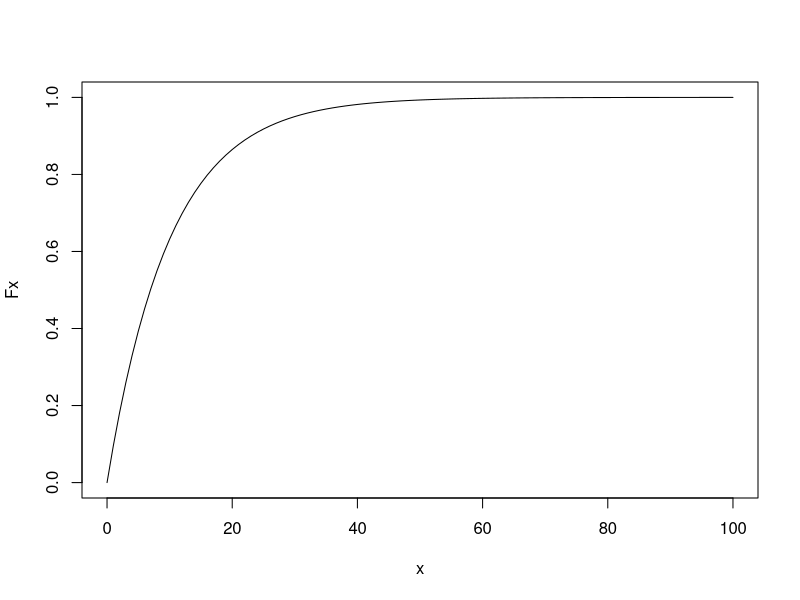
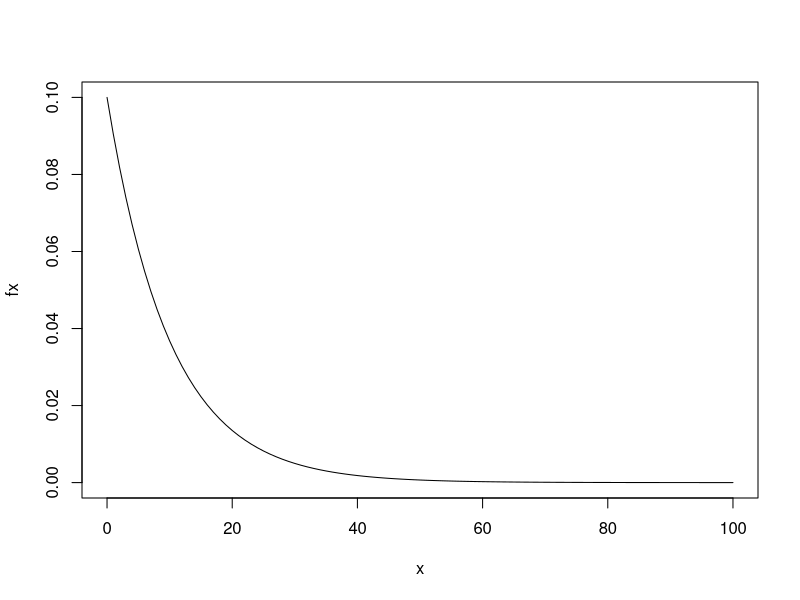
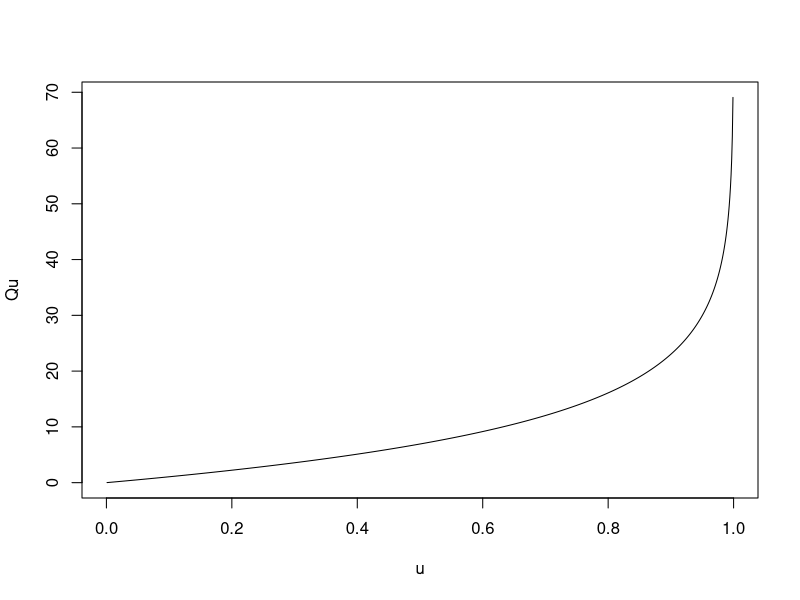
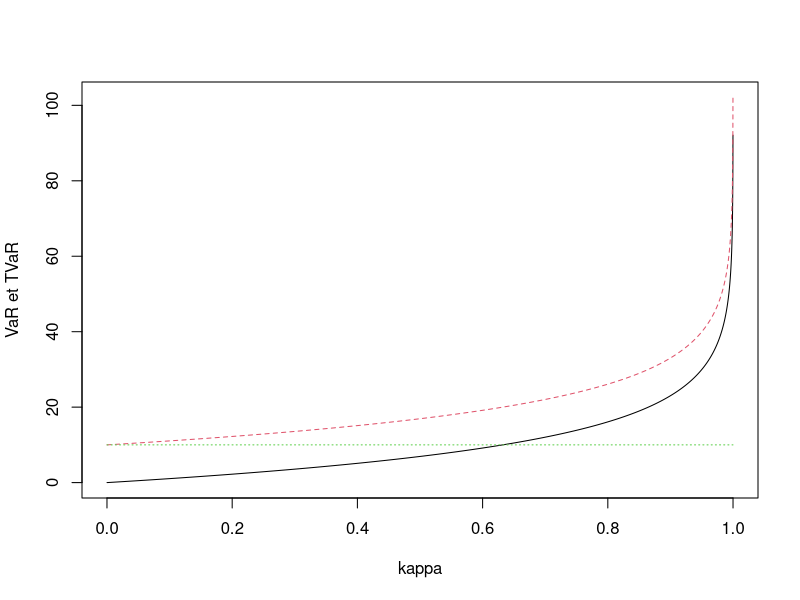
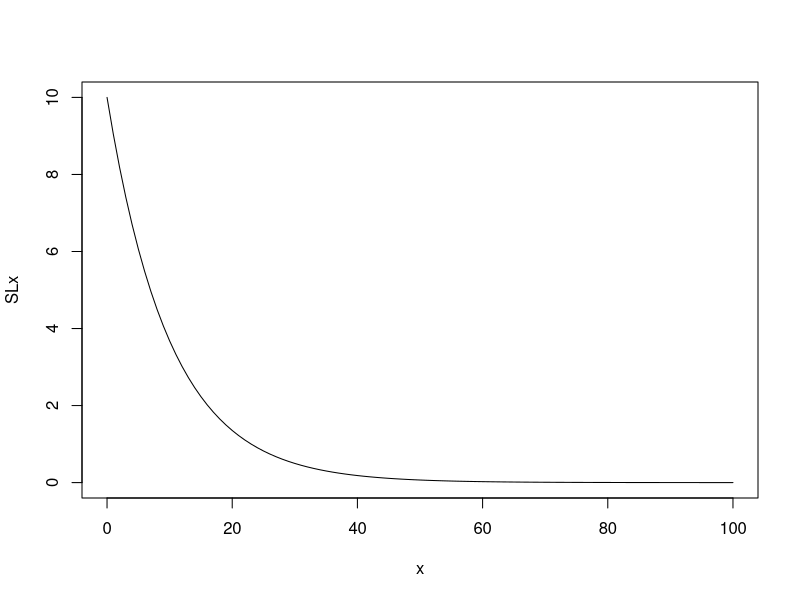
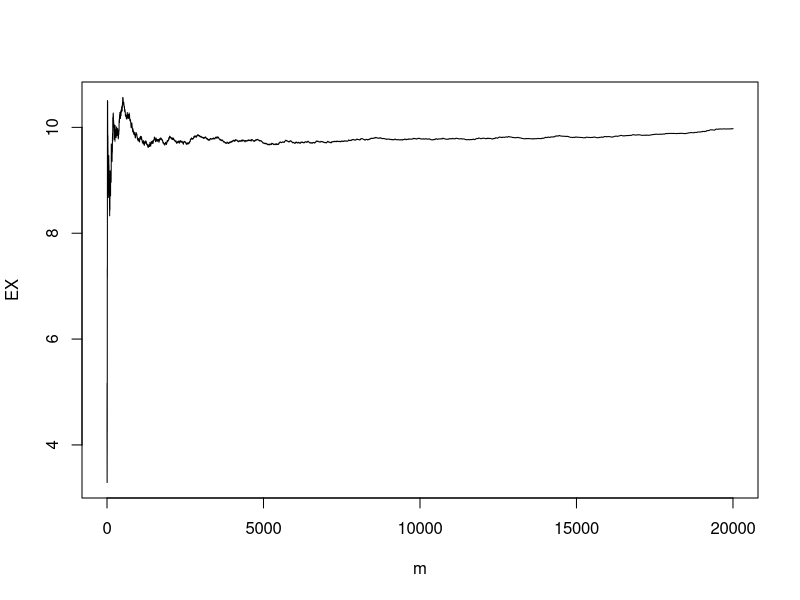
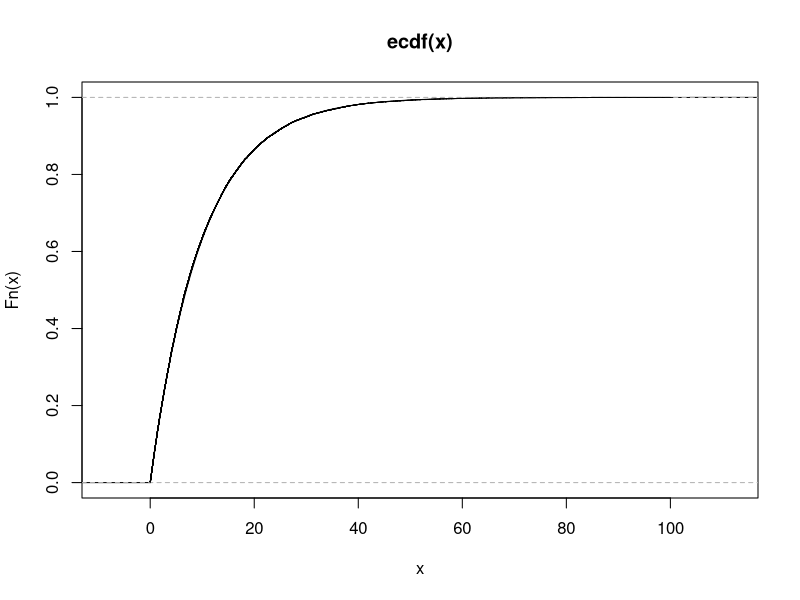

The R source for these figures, in order:
# Lyon A2018
#
# Séance : lundi 2018-11-05
#
# Loi exponentielle
bet<-1/10
EX<-1/bet
EX
# Fonction de répartition
x<-0:100
Fx<-pexp(x,bet)
Fx
plot(x,Fx,type="l",xlab="x",ylab="Fx")

# Fonction de densité
x<-0:100
fx<-dexp(x,bet)
fx
plot(x,fx,type="l",xlab="x",ylab="fx")

#Fonction quantile
u<-(1:999)/1000
Qu<-qexp(u,bet)
Qu
plot(u,Qu,type="l",xlab="u",ylab="Qu")

#VaR et TVaR
kap<-(1:9999)/10000
VaRX<-qexp(kap,bet)
TVaRX<-VaRX+1/bet
matplot(kap,cbind(VaRX,TVaRX,rep(1/bet,9999)),type="l",xlab="kappa",ylab="VaR et TVaR")

#Fonction stop-losss
x<-0:100
SLx<-(1/bet)*exp(-bet*x)
SLx
plot(x,SLx,type="l",xlab="x",ylab="SLx")

#Methode MC
set.seed(2018)
nsim<-20000
U<-runif(nsim)
X<-qexp(U,bet)
#X<--log(1-U)/bet
#cbind(1:nsim,U,X)
EX<-mean(X)
EX
cEX<-cumsum(X)/(1:nsim)
plot(1:nsim,cEX,type="l",xlab="m",ylab="EX")

plot.ecdf(X)
points(x,Fx,type="l")

dd<-60
SLdd<-mean(pmax(X-dd,0))
SLdd
(1/bet)*exp(-bet*dd)
1-pexp(dd,bet)


